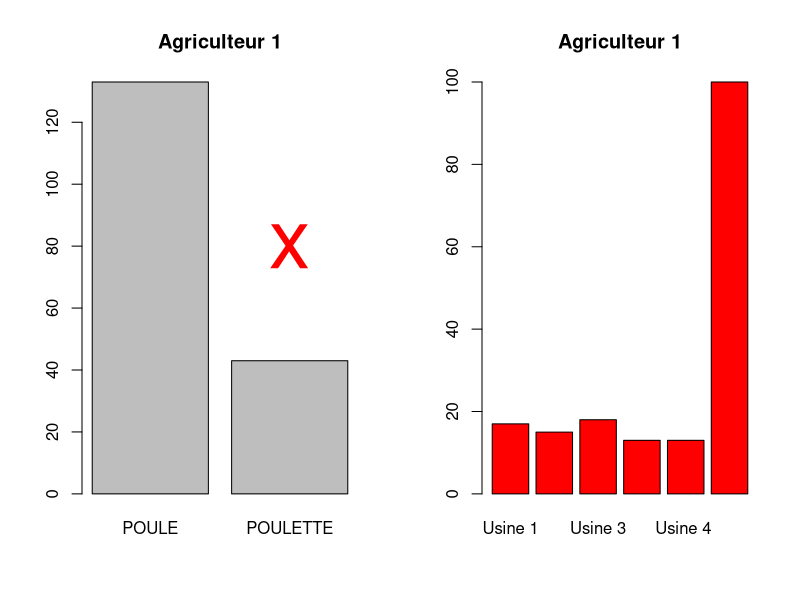
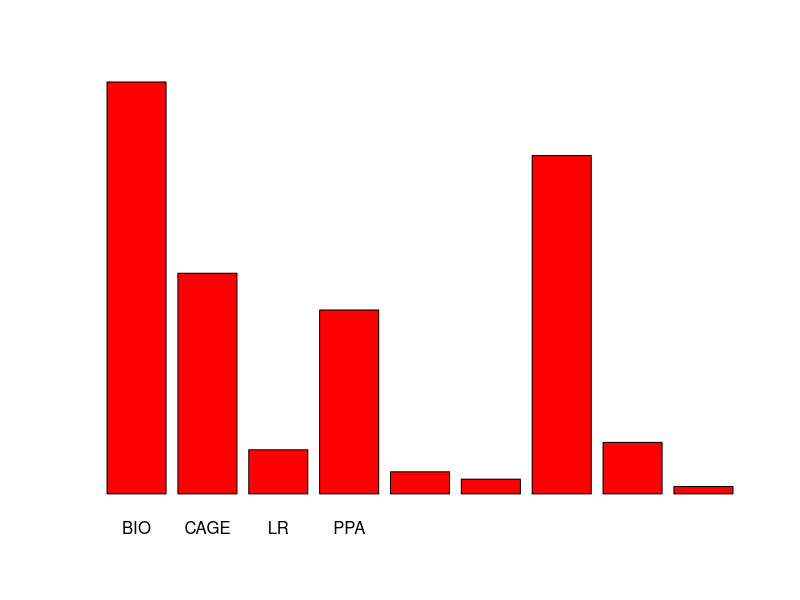

Recreate these plots in R, in order. (Note: this script raises an error after producing the figures.)
##### Ce Code permet le traitement en ligne des variables quanti et quali #####
###### afin de créer un rapport sur Rmarkdown par la suite ######
#### le code sera à copier puis coller dans un fichier rmarkdown voir : "Maquette_lignes.Rmd" ####
#AUTEURS : Jean-Rémy & Adam P48

#Importer le fichier CSV
dataTest <- read.table("JEU_1.csv",header=TRUE, na.strings = c("NA","-","VIDE"), sep=";", dec=",", row.names = )

head(dataTest)

## l= ligne agriculteur , à récupérer sur shiny ou même à tester ici en mettant par ex : l<- 3 pour l'agriculteur 3

l <- dataTest$ID[c(1)] # /!\ Attention car dans rmarkdown on stock dans l une variable intermédiaire
                        #  provenant d'un fichier myligne.csv intermédiaire aussi générer par shiny
                          # Voir fichier "Maquette_lignes.Rmd" 



#Boucle permettant de trier les  variavles quanti et quali , mais facultatif ici dans le cas 
# d'une analyse par ligne
p<-nrow(dataTest)
n<-ncol(dataTest)

qt <- NULL
ql <- NULL
for (i in 1:n){
  if (is.numeric(dataTest[,i])) {
    qt <- c(qt,i)
  }else{
    ql <- c(ql,i)
  }
}

data_quali<-dataTest[,ql]
head(data_quali)
data_quanti<-dataTest[,qt]
data_quanti<-data_quanti[,-1] #pour supprimer la colonne des identifiants 
head(data_quanti)

############################## Analyse par ligne ###########


### Analyse qualitative ###

  par(mfrow=c(1,2)) # cette fonction permet de configurer le nombre de graph à afficher sur une page
                    #Ici on afficher deux graph sur une même "horizontale"
  
  Monx <- 0.7 #Permet le positionnement de la croix sur le graphique
  if (dataTest$PROD[l]=="POULETTE") Monx=1.9
  
  barplot(table(dataTest$PROD), main=paste("Agriculteur",l)) #Graphique
  points(x=Monx,y=80, col="red", pch="x", cex=5)
  
  
  o <- which(levels(dataTest$ALIMENT)==dataTest$ALIMENT[l])
  table(dataTest$ALIMENT)
  coleur <- rep("grey", nlevels(dataTest$ALIMENT)) #Colorie toute les niveaux de la variable en gris sur le graph
  coleur[dataTest$ALIMENT[l]] <- "red" #Colorie en rouge le niveau correspondant à l'agriculteur "
  barplot(table(dataTest$ALIMENT), col=coleur, main=paste("Agriculteur",l)) #Graph
  
  par(mfrow=c(1,1)) #Idem que précédemment sauf qu'on affiche qu'un seul graph 
  
  p <- which(levels(dataTest$TYPE)==dataTest$TYPE[l])
  table(dataTest$TYPE)
  coleur <- rep("grey", nlevels(dataTest$TYPE))
  coleur[dataTest$TYPE[l]] <- "red"
  barplot(table(dataTest$TYPE), col=coleur, main=paste("Agriculteur",l))



### Analyse quantitative ###
  
  par(mfrow=c(1,1))
  
  q <- which(levels(dataTest$EstimationConso)==dataTest$EstimationConso[l])
  table(dataTest$EstimationConso)
  # définition de variable à stocker
  posi <-dataTest$NbPoules[c(l)] 
  posi2<-dataTest$EstimationConso[c(l)] 
  posi3<-dataTest$NbPoules[c(l)]

  
  
  hist(dataTest$EstimationConso, nclass = 10, prob = FALSE, col = "cornflowerblue", border = "white", 
       xlim = c(0, 0.0002), main =paste("Agriculteur",l), xlab = "Consommation", ylab = "Nombre d'éleveurs")
  text(0.000015, 55, paste("
                Estimation 
                Consommation 
                =", posi2), cex = 0.55) # La fonction text() permet d'insérer du texte
  abline(v=posi2,col="red",lwd=1.5,lty=1) #Permet d'afficher une barre verticale pour placer l'agriculteur
  
  
  hist(dataTest$NbPoules, nclass = 10, prob = FALSE, col = "cornflowerblue", border = "white", 
       xlim = c(0, 16000), main =paste("Agriculteur",l), xlab = "Nombre de poules", ylab = "Nombre d'éleveurs")
  
  text(13000, 32, paste("Nb Total 
          éleveurs =", sum(complete.cases(dataTest$NbPoules))), cex = 0.75)
 
  
  
  abline(v=posi,col="red",lwd=1.5,lty=1)
  text(3000, 30, paste("Nb poules de l'éleveur =", posi), cex = 0.55)

